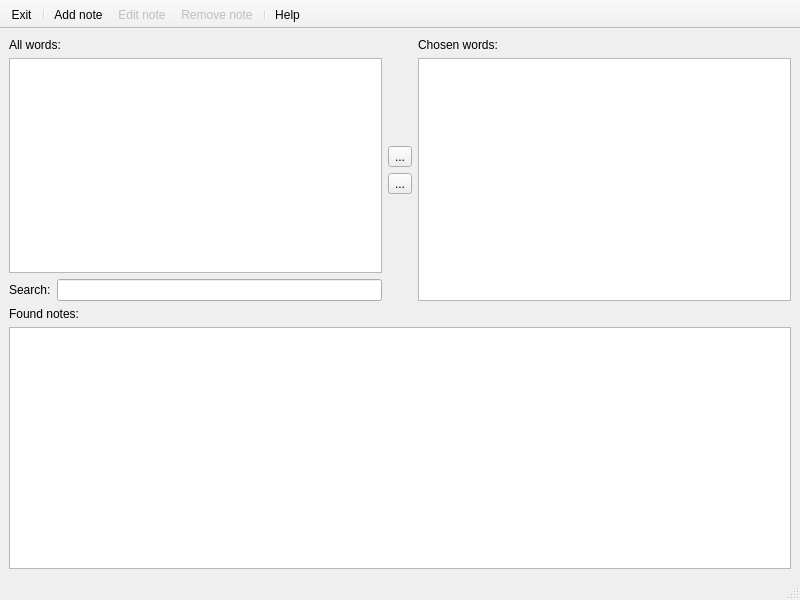
<?xml version="1.0" encoding="UTF-8"?>
<ui version="4.0">
 <class>MainWindow</class>
 <widget class="QMainWindow" name="MainWindow">
  <property name="geometry">
   <rect>
    <x>0</x>
    <y>0</y>
    <width>800</width>
    <height>600</height>
   </rect>
  </property>
  <property name="windowTitle">
   <string>MainWindow</string>
  </property>
  <widget class="QWidget" name="centralwidget">
   <layout class="QVBoxLayout" name="verticalLayout_5">
    <item>
     <layout class="QHBoxLayout" name="horizontalLayout_2">
      <item>
       <layout class="QVBoxLayout" name="verticalLayout_3">
        <item>
         <widget class="QLabel" name="label">
          <property name="text">
           <string>All words:</string>
          </property>
         </widget>
        </item>
        <item>
         <widget class="QListView" name="listAllKeywords">
          <property name="editTriggers">
           <set>QAbstractItemView::NoEditTriggers</set>
          </property>
          <property name="selectionMode">
           <enum>QAbstractItemView::ExtendedSelection</enum>
          </property>
         </widget>
        </item>
        <item>
         <layout class="QHBoxLayout" name="horizontalLayout">
          <item>
           <widget class="QLabel" name="label_2">
            <property name="text">
             <string>Search:</string>
            </property>
           </widget>
          </item>
          <item>
           <widget class="QLineEdit" name="editSearch"/>
          </item>
         </layout>
        </item>
       </layout>
      </item>
      <item>
       <layout class="QVBoxLayout" name="verticalLayout_2">
        <item>
         <spacer name="verticalSpacer">
          <property name="orientation">
           <enum>Qt::Vertical</enum>
          </property>
          <property name="sizeHint" stdset="0">
           <size>
            <width>20</width>
            <height>40</height>
           </size>
          </property>
         </spacer>
        </item>
        <item>
         <widget class="QToolButton" name="buttonAddKeywords">
          <property name="text">
           <string>...</string>
          </property>
         </widget>
        </item>
        <item>
         <widget class="QToolButton" name="buttonRemoveKeywords">
          <property name="text">
           <string>...</string>
          </property>
         </widget>
        </item>
        <item>
         <spacer name="verticalSpacer_2">
          <property name="orientation">
           <enum>Qt::Vertical</enum>
          </property>
          <property name="sizeHint" stdset="0">
           <size>
            <width>20</width>
            <height>40</height>
           </size>
          </property>
         </spacer>
        </item>
       </layout>
      </item>
      <item>
       <layout class="QVBoxLayout" name="verticalLayout">
        <item>
         <widget class="QLabel" name="label_3">
          <property name="text">
           <string>Chosen words:</string>
          </property>
         </widget>
        </item>
        <item>
         <widget class="QListView" name="listChosenKeywords">
          <property name="editTriggers">
           <set>QAbstractItemView::NoEditTriggers</set>
          </property>
          <property name="selectionMode">
           <enum>QAbstractItemView::ExtendedSelection</enum>
          </property>
         </widget>
        </item>
       </layout>
      </item>
     </layout>
    </item>
    <item>
     <layout class="QVBoxLayout" name="verticalLayout_4">
      <item>
       <widget class="QLabel" name="label_4">
        <property name="text">
         <string>Found notes:</string>
        </property>
       </widget>
      </item>
      <item>
       <widget class="QListView" name="listFoundNotes">
        <property name="editTriggers">
         <set>QAbstractItemView::NoEditTriggers</set>
        </property>
       </widget>
      </item>
     </layout>
    </item>
   </layout>
  </widget>
  <widget class="QMenuBar" name="menubar">
   <property name="geometry">
    <rect>
     <x>0</x>
     <y>0</y>
     <width>800</width>
     <height>25</height>
    </rect>
   </property>
  </widget>
  <widget class="QStatusBar" name="statusbar"/>
  <widget class="QToolBar" name="toolBar">
   <property name="windowTitle">
    <string>Main</string>
   </property>
   <property name="movable">
    <bool>false</bool>
   </property>
   <property name="toolButtonStyle">
    <enum>Qt::ToolButtonTextUnderIcon</enum>
   </property>
   <property name="floatable">
    <bool>false</bool>
   </property>
   <attribute name="toolBarArea">
    <enum>TopToolBarArea</enum>
   </attribute>
   <attribute name="toolBarBreak">
    <bool>false</bool>
   </attribute>
   <addaction name="actionExit"/>
   <addaction name="separator"/>
   <addaction name="actionAddNote"/>
   <addaction name="actionEditNote"/>
   <addaction name="actionRemoveNote"/>
   <addaction name="separator"/>
   <addaction name="actionHelp"/>
  </widget>
  <action name="actionExit">
   <property name="icon">
    <iconset resource="icons.qrc">
     <normaloff>:/icons/app</normaloff>:/icons/app</iconset>
   </property>
   <property name="text">
    <string>Exit</string>
   </property>
   <property name="toolTip">
    <string>This will be exit the application</string>
   </property>
   <property name="statusTip">
    <string>Exits the application</string>
   </property>
   <property name="shortcut">
    <string>Ctrl+Q</string>
   </property>
  </action>
  <action name="actionAddKeywords">
   <property name="icon">
    <iconset resource="icons.qrc">
     <normaloff>:/icons/buttonaddkeywords</normaloff>:/icons/buttonaddkeywords</iconset>
   </property>
   <property name="text">
    <string>Add words</string>
   </property>
   <property name="toolTip">
    <string>Add words to current filter and redo search</string>
   </property>
   <property name="shortcut">
    <string>+</string>
   </property>
  </action>
  <action name="actionRemoveKeywords">
   <property name="icon">
    <iconset resource="icons.qrc">
     <normaloff>:/icons/buttonremovekeywords</normaloff>:/icons/buttonremovekeywords</iconset>
   </property>
   <property name="text">
    <string>Delete words</string>
   </property>
   <property name="toolTip">
    <string>Remove selected words from filter and redo search</string>
   </property>
   <property name="shortcut">
    <string>-</string>
   </property>
  </action>
  <action name="actionAddNote">
   <property name="icon">
    <iconset resource="icons.qrc">
     <normaloff>:/icons/addnote</normaloff>:/icons/addnote</iconset>
   </property>
   <property name="text">
    <string>Add note</string>
   </property>
   <property name="toolTip">
    <string>Add new note and associate it with keywords</string>
   </property>
   <property name="statusTip">
    <string>Add new note</string>
   </property>
   <property name="shortcut">
    <string>Ctrl+N</string>
   </property>
  </action>
  <action name="actionEditNote">
   <property name="enabled">
    <bool>false</bool>
   </property>
   <property name="icon">
    <iconset resource="icons.qrc">
     <normaloff>:/icons/editnote</normaloff>:/icons/editnote</iconset>
   </property>
   <property name="text">
    <string>Edit note</string>
   </property>
   <property name="toolTip">
    <string>Edit note that selected in the list of found notes</string>
   </property>
   <property name="statusTip">
    <string>Edit selected note</string>
   </property>
   <property name="shortcut">
    <string>Return</string>
   </property>
  </action>
  <action name="actionRemoveNote">
   <property name="enabled">
    <bool>false</bool>
   </property>
   <property name="icon">
    <iconset resource="icons.qrc">
     <normaloff>:/icons/removenote</normaloff>:/icons/removenote</iconset>
   </property>
   <property name="text">
    <string>Remove note</string>
   </property>
   <property name="toolTip">
    <string>Remove selected note and all its keywords associations</string>
   </property>
   <property name="statusTip">
    <string>Remove selected note</string>
   </property>
   <property name="shortcut">
    <string>Del</string>
   </property>
  </action>
  <action name="actionHelp">
   <property name="icon">
    <iconset resource="icons.qrc">
     <normaloff>:/icons/help</normaloff>:/icons/help</iconset>
   </property>
   <property name="text">
    <string>Help</string>
   </property>
   <property name="toolTip">
    <string>Show small help info</string>
   </property>
   <property name="statusTip">
    <string>Show small help info</string>
   </property>
   <property name="shortcut">
    <string>F1</string>
   </property>
  </action>
 </widget>
 <resources>
  <include location="icons.qrc"/>
 </resources>
 <connections/>
</ui>
